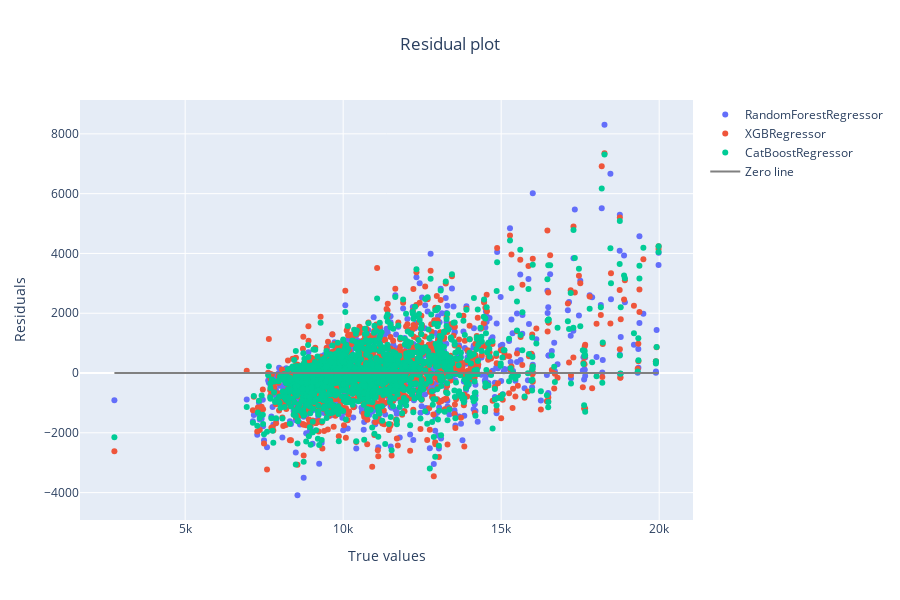

Source (notebook cell):
### Markdown cell above
Unscaled data:

### Code cell
warnings.filterwarnings("ignore",)
unscaled_results = regressor_models_comparison(X_train, X_test, y_train, y_test, best_models, verbose= True, visualize_fit= False, visualize_resid= True, round_prediction=0)

### Figure 1 — Plotly figure (JSON) as saved in the notebook; plotly's stock layout.template omitted (floating-point values rounded to 4 significant figures; data arrays with more than 128 entries replaced by an {"elided": "..."} marker saying what was removed)
{"data": [{"mode": "markers", "name": "RandomForestRegressor", "type": "scatter", "x": {"elided": "1508 float values"}, "y": {"elided": "1508 float values"}}, {"mode": "markers", "name": "XGBRegressor", "type": "scatter", "x": {"elided": "1508 float values"}, "y": {"elided": "1508 float values"}}, {"mode": "markers", "name": "CatBoostRegressor", "type": "scatter", "x": {"elided": "1508 float values"}, "y": {"elided": "1508 float values"}}, {"line": {"color": "gray", "width": 2}, "mode": "lines", "name": "Zero line", "showlegend": true, "type": "scatter", "x": [2761.0, 19980.0], "y": [0, 0]}], "layout": {"height": 600, "title": {"text": "Residual plot ", "x": 0.5}, "xaxis": {"title": {"text": "True values"}}, "yaxis": {"title": {"text": "Residuals"}}}}
